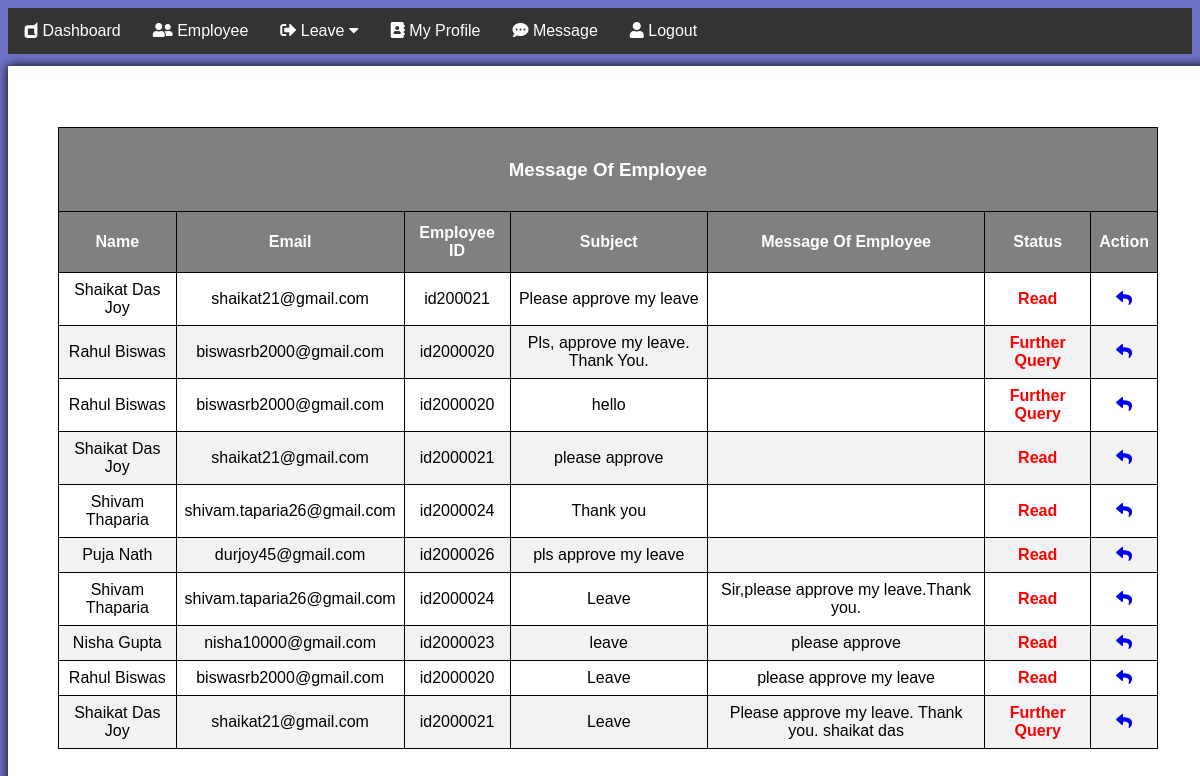
/msg.php, run on the app's committed database.
### tables this page shows
CREATE TABLE `contact` (
  `id` int(120) NOT NULL,
  `name` varchar(120) NOT NULL,
  `email` varchar(120) NOT NULL,
  `emp` varchar(120) NOT NULL,
  `username` varchar(120) NOT NULL,
  `subject` varchar(1000) NOT NULL,
  `content` varchar(1000) NOT NULL,
  `status` varchar(20) NOT NULL
);

### msg.php (the view, shortened to what this page needs)
<!DOCTYPE html>
<html>
<link rel="stylesheet" href="https://cdnjs.cloudflare.com/ajax/libs/font-awesome/5.12.1/css/all.min.css">
<link href="style.css" rel="stylesheet" type="text/css">
<head>
</head>
<body>
<div class="navbar" id="mynavbar">
  <a href="dashboard.php"><i class="fab fa-dashcube"></i> Dashboard</a>
  <a href="add.php"><i class="fas fa-user-friends"></i> Employee</a>
  <div class="dropdown">
    <button class="dropbtn"><i class="fas fa-sign-out-alt"></i> Leave
      <i class="fa fa-caret-down"></i>
    </button>
  </div>
  <a href="profile.php"><i class="fas fa-address-book"></i> My Profile</a>
  <a href="msg.php"><i class="fas fa-comment-dots"></i>  Message</a>
  <a href="logout.php"> <i class="fas fa-user"></i>  Logout</a>
</div>
<div class="box">
<table id="customers">
    <tr>
    <th style='text-align:center' colspan="7"><h3>Message Of Employee</h3></th>
    </tr>
  <tr>
    <th style='text-align:center'>Name</th>
    <th style='text-align:center'>Email</th>
    <th style='text-align:center'>Employee ID</th>
    <th style='text-align:center'>Subject</th>
    <th style='text-align:center'>Message Of Employee</th>
    <th style='text-align:center'>Status</th>
    <th style='text-align:center'>Action</th>
  </tr>
  <?php
$connection = mysqli_connect("localhost","root","");
 $q = "select * from contact ";
 $query = mysqli_query($connection,$q);
 $total = mysqli_num_rows($query );
 if($total!=0)
 {
  while($result = mysqli_fetch_assoc($query))
  {
      echo"
      <tr>
      <td style='text-align:center'>" .$result['name']. "</td>
      <td style='text-align:center'>" .$result['email']. "</td>
      <td style='text-align:center'>" .$result['emp']. "</td>
      <b><td style='text-align:center'>" .$result['subject']. "</td></b>
      <td style='text-align:center'>" .$result['content']. "</td>
      <td style='text-align:center;color:red'><b>" .$result['status']. "</b></td>
      <td style='text-align:center'><a href='read.php?id=$result[id]&status=$result[status]'><i class='fas fa-reply'></i></a> </td>
     </tr>
      ";
  }
 }
else
{
  echo " No records Found";
}
 ?>
</table>
  </div>
</body>
</html>

### style.css (style rules this page uses)
body { font-family: Arial, Helvetica, sans-serif; background-color:#6c71c4; }
.navbar { overflow: hidden; background-color: #333; }
.navbar a { float: left; font-size: 16px; color: white; text-align: center; padding: 14px 16px; text-decoration: none; }
.dropdown { float: left; overflow: hidden; }
.dropdown .dropbtn { font-size: 16px; border: none; outline: none; color: white; padding: 14px 16px; background-color: inherit; font-family: inherit; margin: 0; }

### msg.php (style rules this page uses)
.box { width:1100px; padding: 50px; background: white; margin: 150px auto; box-shadow: 0 0 10px; margin-top: 1%; margin-bottom: 1%; }
#customers { font-family: "Trebuchet MS", Arial, Helvetica, sans-serif; border-collapse: collapse; width: 100%; margin-top: 1%; }
#customers td, #customers th { border: 1px solid black; padding: 8px; }
#customers tr:nth-child(even) { background-color: #f2f2f2; }
#customers th { padding-top: 12px; padding-bottom: 12px; text-align: left; background-color: grey; color: white; }

### data on the page
contact: name "Shaikat Das Joy", email "shaikat21@gmail.com", emp "id200021", subject "Please approve my leave", status "Read"
contact: name "Rahul Biswas", email "biswasrb2000@gmail.com", emp "id2000020", subject "Pls, approve my leave. Thank You.", status "Further Query"
contact: name "Rahul Biswas", email "biswasrb2000@gmail.com", emp "id2000020", subject "hello", status "Further Query"
contact: name "Shaikat Das Joy", email "shaikat21@gmail.com", emp "id2000021", subject "please approve", status "Read"
contact: name "Shivam Thaparia", email "shivam.taparia26@gmail.com", emp "id2000024", subject "Thank you", status "Read"
contact: name "Puja Nath", email "durjoy45@gmail.com", emp "id2000026", subject "pls approve my leave", status "Read"
contact: name "Shivam Thaparia", email "shivam.taparia26@gmail.com", emp "id2000024", subject "Leave", content "Sir,please approve my leave.Thank you.", status "Read"
contact: name "Nisha Gupta", email "nisha10000@gmail.com", emp "id2000023", subject "leave", content "please approve", status "Read"
contact: name "Rahul Biswas", email "biswasrb2000@gmail.com", emp "id2000020", subject "Leave", content "please approve my leave", status "Read"
contact: name "Shaikat Das Joy", email "shaikat21@gmail.com", emp "id2000021", subject "Leave", content "Please approve my leave. Thank you. shaikat das", status "Further Query"
